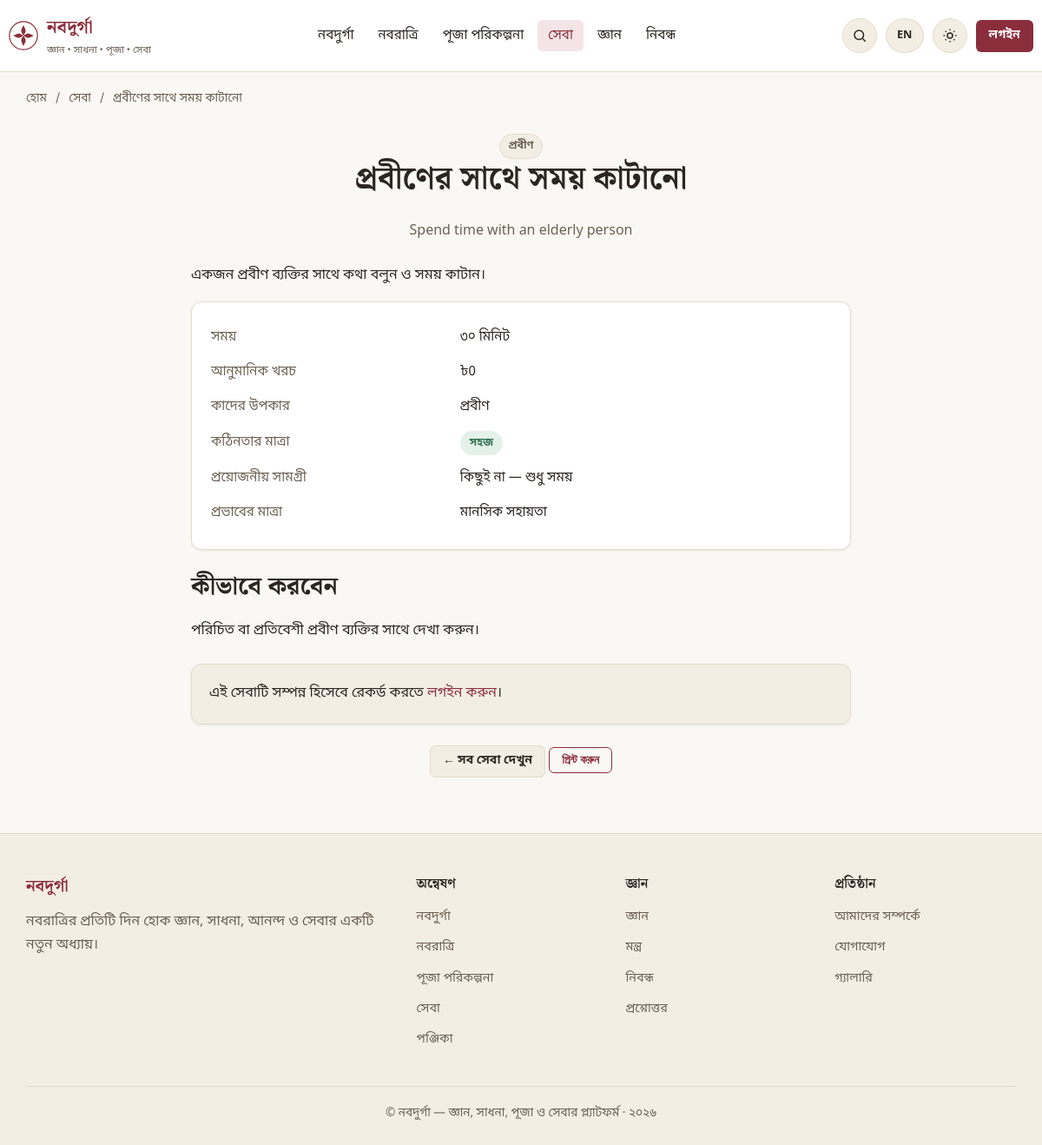
Page /seva/probiner-sathe-somoy-katano on the committed database.
### tables this page shows
CREATE TABLE IF NOT EXISTS sevas (
    id INT UNSIGNED AUTO_INCREMENT PRIMARY KEY,
    title_bn VARCHAR(255) NOT NULL,
    title_en VARCHAR(255) NULL,
    slug VARCHAR(255) NOT NULL UNIQUE,
    category VARCHAR(100) NOT NULL,
    description TEXT NULL,
    beneficiary VARCHAR(150) NULL,
    difficulty ENUM('সহজ','মাঝারি','কঠিন') NOT NULL DEFAULT 'সহজ',
    estimated_cost VARCHAR(100) NULL COMMENT 'display text e.g. ৳0-100',
    estimated_cost_min INT UNSIGNED NULL,
    estimated_cost_max INT UNSIGNED NULL,
    time_required VARCHAR(100) NULL COMMENT 'display text e.g. 30 minutes',
    time_required_minutes INT UNSIGNED NULL COMMENT 'for filtering; large sentinel used for long-term',
    materials TEXT NULL,
    how_to TEXT NULL,
    safety_note TEXT NULL,
    navadurga_day TINYINT UNSIGNED NULL,
    impact_level VARCHAR(100) NULL,
    status ENUM('active','inactive') NOT NULL DEFAULT 'active',
    created_at DATETIME NOT NULL DEFAULT CURRENT_TIMESTAMP,
    updated_at DATETIME NOT NULL DEFAULT CURRENT_TIMESTAMP ON UPDATE CURRENT_TIMESTAMP,
    INDEX idx_sevas_slug (slug),
    INDEX idx_sevas_category (category),
    INDEX idx_sevas_day (navadurga_day)
);

### app/core/Controller.php (called while the page is built, shortened)
<?php
class Controller
{
    protected function view(string $view, array $data = [], ?string $layout = null): void
    {
        $viewFile = dirname(__DIR__) . '/views/' . $view . '.php';
        extract($data, EXTR_SKIP);
        require $viewFile;
    }
}

### app/controllers/SevaController.php (called while the page is built, shortened)
<?php
class SevaController extends Controller
{
    public function show(Request $request, string $slug): void
    {
        $repo = new SevaRepository();
        $item = $repo->findBySlug($slug);
        $this->view('pages/seva/show', [
            'title' => $item['title_bn'],
            'metaDescription' => truncate($item['description'], 160),
            'breadcrumbs' => [['label' => 'সেবা', 'url' => '/seva'], ['label' => $item['title_bn']]],
            'item' => $item,
        ]);
    }
}

### public/index.php (called while the page is built, shortened)
<?php
$router = new \App\Core\Router();
$router->setBasePath(\App\Core\Env::get('APP_BASE_PATH', ''));
$request = new \App\Core\Request();
$router->dispatch($request);

### app/core/Repository.php (called while the page is built, shortened)
<?php
abstract class Repository
{
    protected PDO $db;
    protected string $table;
    public function __construct()
    {
        $this->db = Database::connection();
    }
    public function findBy(string $column, $value): ?array
    {
        $stmt = $this->db->prepare("SELECT * FROM {$this->table} WHERE {$column} = :value LIMIT 1");
        $stmt->execute(['value' => $value]);
        $row = $stmt->fetch();
        return $row ?: null;
    }
    public function findBySlug(string $slug): ?array
    {
        return $this->findBy('slug', $slug);
    }
}

### app/core/Autoloader.php (called while the page is built, shortened)
<?php
class Autoloader
{
    protected static array $map = [
        'App\\Core\\' => 'core/',
        'App\\Controllers\\Admin\\' => 'controllers/admin/',
        'App\\Controllers\\' => 'controllers/',
        'App\\Models\\' => 'models/',
        'App\\Repositories\\' => 'repositories/',
        'App\\Services\\' => 'services/',
        'App\\Middleware\\' => 'middleware/',
        'App\\Validators\\' => 'validators/',
        'App\\Helpers\\' => 'helpers/',
    ];
    public static function register(string $appPath): void
    {
        spl_autoload_register(function (string $class) use ($appPath) {
            foreach (self::$map as $prefix => $dir) {
                if (str_starts_with($class, $prefix)) {
                    $relative = substr($class, strlen($prefix));
                    $relative = str_replace('\\', '/', $relative);
                    $file = rtrim($appPath, '/\\') . '/' . $dir . $relative . '.php';
                    if (is_file($file)) {
                        return;
                    }
                }
            }
        });
    }
}

### app/core/Env.php (called while the page is built, shortened)
<?php
class Env
{
    public static function get(string $key, $default = null)
    {
        $value = $_ENV[$key] ?? getenv($key);
        return match (strtolower((string) $value)) {
            'true', '(true)' => true,
            'false', '(false)' => false,
            'null', '(null)' => null,
            'empty', '(empty)' => '',
            default => $value,
        };
    }
}

### app/core/Database.php (called while the page is built, shortened)
<?php
class Database
{
    protected static ?PDO $instance = null;
    public static function connection(): PDO
    {
        if (self::$instance === null) {
            $host = Env::get('DB_HOST', '127.0.0.1');
            $port = Env::get('DB_PORT', '3306');
            $name = Env::get('DB_DATABASE', 'navadurga_db');
            $user = Env::get('DB_USERNAME', 'root');
            $pass = Env::get('DB_PASSWORD', '');
            $charset = Env::get('DB_CHARSET', 'utf8mb4');
            $dsn = "mysql:host={$host};port={$port};dbname={$name};charset={$charset}";
            try {
                self::$instance = new PDO($dsn, $user, $pass, [
                    PDO::ATTR_ERRMODE => PDO::ERRMODE_EXCEPTION,
                    PDO::ATTR_DEFAULT_FETCH_MODE => PDO::FETCH_ASSOC,
                    PDO::ATTR_EMULATE_PREPARES => true,
                ]);
            } catch (PDOException $e) {
                if (Env::get('APP_DEBUG', false)) {
                    throw $e;
                }
                http_response_code(500);
                require dirname(__DIR__) . '/views/errors/500.php';
                exit;
            }
        }
        return self::$instance;
    }
}

### app/helpers/functions.php (called while the page is built, shortened)
<?php
if (!function_exists('base_path')) {
    function base_path(): string
    {
        return rtrim(Env::get('APP_BASE_PATH', ''), '/');
    }
}
if (!function_exists('url')) {
    function url(string $path = ''): string
    {
        return base_path() . '/' . ltrim($path, '/');
    }
}
if (!function_exists('e')) {
    function e(?string $value): string
    {
        return htmlspecialchars($value ?? '', ENT_QUOTES, 'UTF-8');
    }
}
if (!function_exists('is_logged_in')) {
    function is_logged_in(): bool
    {
        return Auth::check();
    }
}

### app/core/Session.php (called while the page is built, shortened)
<?php
class Session
{
    public static function get(string $key, $default = null)
    {
        return $_SESSION[$key] ?? $default;
    }
}

### app/core/Auth.php (called while the page is built, shortened)
<?php
class Auth
{
    protected static ?array $user = null;
    protected static bool $resolved = false;
    public static function check(): bool
    {
        return self::user() !== null;
    }
    public static function user(): ?array
    {
        if (self::$resolved) {
            return self::$user;
        }
        self::$resolved = true;
        $id = Session::get('user_id');
        if (!$id) {
            return null;
        }
        $repo = new UserRepository();
        $user = $repo->find($id);
        self::$user = $user;
        return $user;
    }
}

### app/views/pages/seva/show.php (the view, shortened to what this page needs)
<article style="max-width:760px;margin:0 auto;">
    <header class="text-center" style="margin-bottom:24px;">
        <span class="tag"><?= e($item['category']) ?></span>
        <h1><?= e($item['title_bn']) ?></h1>
        <?php if ($item['title_en']): ?><p class="text-muted"><?= e($item['title_en']) ?></p><?php endif; ?>
    </header>
    <p><?= nl2br(e($item['description'])) ?></p>
    <div class="card" style="margin-bottom:24px;">
        <div class="card-body">
            <table style="width:100%;font-size:0.95rem;">
                <tr><td class="text-muted" style="padding:6px 0;width:40%;">সময়</td><td style="padding:6px 0;"><?= e($item['time_required'] ?: '—') ?></td></tr>
                <tr><td class="text-muted" style="padding:6px 0;">আনুমানিক খরচ</td><td style="padding:6px 0;"><?= e($item['estimated_cost'] ?: '—') ?></td></tr>
                <tr><td class="text-muted" style="padding:6px 0;">কাদের উপকার</td><td style="padding:6px 0;"><?= e($item['beneficiary'] ?: $item['category']) ?></td></tr>
                <tr><td class="text-muted" style="padding:6px 0;">কঠিনতার মাত্রা</td><td style="padding:6px 0;"><span class="tag tag-difficulty-<?= $item['difficulty'] === 'সহজ' ? 'easy' : ($item['difficulty'] === 'মাঝারি' ? 'medium' : 'hard') ?>"><?= e($item['difficulty']) ?></span></td></tr>
                <?php if ($item['materials']): ?><tr><td class="text-muted" style="padding:6px 0;">প্রয়োজনীয় সামগ্রী</td><td style="padding:6px 0;"><?= e($item['materials']) ?></td></tr><?php endif; ?>
                <?php if ($item['impact_level']): ?><tr><td class="text-muted" style="padding:6px 0;">প্রভাবের মাত্রা</td><td style="padding:6px 0;"><?= e($item['impact_level']) ?></td></tr><?php endif; ?>
            </table>
        </div>
    </div>
    <?php if ($item['how_to']): ?>
    <section style="margin-bottom:24px;">
        <h2>কীভাবে করবেন</h2>
        <p><?= nl2br(e($item['how_to'])) ?></p>
    </section>
    <?php endif; ?>
    <div class="card" style="background:var(--color-surface-alt);">
        <div class="card-body">
            <?php if (is_logged_in()): ?>
                <form method="POST" action="<?= url('/seva/' . $item['slug'] . '/complete') ?>">
                    <?= csrf_field() ?>
                    <div class="form-group"><label>মন্তব্য (ঐচ্ছিক)</label><textarea name="note" class="form-control" placeholder="আপনি কীভাবে এই সেবাটি করলেন..."></textarea></div>
                    <button type="submit" class="btn btn-primary">আমি এই সেবাটি সম্পন্ন করেছি</button>
                </form>
            <?php else: ?>
                <p class="mb-0">এই সেবাটি সম্পন্ন হিসেবে রেকর্ড করতে <a href="<?= url('/login') ?>">লগইন করুন</a>।</p>
            <?php endif; ?>
        </div>
    </div>
    <div class="text-center" style="margin-top:24px;">
        <a href="<?= url('/seva') ?>" class="btn btn-ghost btn-sm">← সব সেবা দেখুন</a>
        <button class="btn btn-outline btn-sm" data-print>প্রিন্ট করুন</button>
    </div>
</article>

### app/core/Router.php (shortened to what this page needs)
<?php
class Router
{
    protected array $routes = [];
    protected string $basePath = '';
    public function setBasePath(string $path): void
    {
        $this->basePath = rtrim($path, '/');
    }
    protected function add(string $method, string $uri, $handler, array $middleware): void
    {
        $this->routes[] = [
            'method' => $method,
            'uri' => '/' . trim($uri, '/'),
            'handler' => $handler,
            'middleware' => $middleware,
        ];
    }
    public function dispatch(Request $request): void
    {
        $uri = $request->uriPath($this->basePath);
        foreach ($this->routes as $route) {
            $pattern = $this->compile($route['uri']);
            if (preg_match($pattern, $uri, $matches)) {
                $params = array_filter($matches, 'is_string', ARRAY_FILTER_USE_KEY);
                $this->call($route['handler'], $request, $params);
                return;
            }
        }
    }
    protected function compile(string $uri): string
    {
        $pattern = preg_replace('#\{([a-zA-Z_][a-zA-Z0-9_]*)\}#', '(?P<$1>[^/]+)', $uri);
        return '#^' . $pattern . '$#u';
    }
    protected function call($handler, Request $request, array $params): void
    {
        [$class, $method] = $handler;
        $controller = new $class();
        call_user_func_array([$controller, $method], array_merge([$request], array_values($params)));
    }
}

### public/assets/css/app.css (style rules this page uses)
:root { --color-bg: #FAF8F4; --color-surface: #FFFFFF; --color-surface-alt: #F3EEE4; --color-border: #E4DCC9; --color-text: #2B2620; --color-text-muted: #6B6152; --color-primary: #8B2E3C; --color-primary-dark: #6E1F2B; --color-primary-soft: #F4E4E6; --color-accent: #B8842E; --color-accent-soft: #F6ECD9; --color-success: #2F6D4F; --color-success-soft: #E4F1EA; --color-danger: #B3261E; --color-danger-soft: #FBE7E5; --color-info: #2E5D8B; --color-info-soft: #E4EDF6; --shadow-sm: 0 1px 3px rgba(43, 38, 32, 0.08); --shadow-md: 0 4px 16px rgba(43, 38, 32, 0.10); --radius-sm: 6px; --radius-md: 12px; --radius-lg: 20px; --font-body: 'Noto Sans Bengali', 'Nirmala UI', 'Vrinda', 'Noto Sans', system-ui, sans-serif; --font-heading: 'Noto Serif Bengali', 'Nirmala UI', 'Vrinda', 'Noto Serif', Georgia, serif; --container-width: 1180px; }
* { box-sizing: border-box; }
html { scroll-behavior: smooth; }
body { margin: 0; font-family: var(--font-body); background: var(--color-bg); color: var(--color-text); line-height: 1.7; font-size: 16px; -webkit-font-smoothing: antialiased; }
h1, h2, h3, h4 { font-family: var(--font-heading); font-weight: 700; line-height: 1.35; margin: 0 0 0.6em; color: var(--color-text); }
h1 { font-size: clamp(1.9rem, 3vw, 2.6rem); }
h2 { font-size: clamp(1.5rem, 2.4vw, 2rem); }
p { margin: 0 0 1em; color: var(--color-text); }
a { color: var(--color-primary); text-decoration: none; }
.btn { display: inline-flex; align-items: center; justify-content: center; gap: 8px; padding: 11px 22px; border-radius: var(--radius-sm); font-weight: 600; font-size: 0.95rem; border: 1px solid transparent; cursor: pointer; transition: transform 0.05s ease, background 0.15s ease; text-decoration: none; }
.btn-outline { background: transparent; border-color: var(--color-primary); color: var(--color-primary); }
.btn-ghost { background: var(--color-surface-alt); color: var(--color-text); border-color: var(--color-border); }
.btn-sm { padding: 6px 14px; font-size: 0.85rem; }
.card { background: var(--color-surface); border: 1px solid var(--color-border); border-radius: var(--radius-md); box-shadow: var(--shadow-sm); overflow: hidden; }
.card-body { padding: 20px; }
.tag { display: inline-block; font-size: 0.75rem; font-weight: 600; padding: 3px 10px; border-radius: 999px; background: var(--color-surface-alt); color: var(--color-text-muted); border: 1px solid var(--color-border); }
.tag-difficulty-easy { background: var(--color-success-soft); color: var(--color-success); border-color: transparent; }
.text-center { text-align: center; }
.text-muted { color: var(--color-text-muted); }
.mb-0 { margin-bottom: 0; }

### rows in the picture
sevas: category "প্রবীণ", title_bn "প্রবীণের সাথে সময় কাটানো", title_en "Spend time with an elderly person", description "একজন প্রবীণ ব্যক্তির সাথে কথা বলুন ও সময় কাটান।", time_required "৩০ মিনিট", estimated_cost "৳0", beneficiary "প্রবীণ", difficulty "সহজ", materials "কিছুই না — শুধু সময়", impact_level "মানসিক সহায়তা", how_to "পরিচিত বা প্রতিবেশী প্রবীণ ব্যক্তির সাথে দেখা করুন।"

### other values in the picture
setting('site_name', 'নবদুর্গা') "নবদুর্গা"
setting('site_subtitle', 'জ্ঞান • সাধনা • পূজা • সেবা') "জ্ঞান • সাধনা • পূজা • সেবা"
t('nav.navadurga') "নবদুর্গা"
t('nav.navaratri') "নবরাত্রি"
t('nav.puja_planning') "পূজা পরিকল্পনা"
t('nav.seva') "সেবা"
t('nav.learning') "জ্ঞান"
t('nav.articles') "নিবন্ধ"
t('nav.login') "লগইন"
$crumb['label'] "সেবা"
$crumb['label'] "প্রবীণের সাথে সময় কাটানো"
t('footer.explore') "অন্বেষণ"
t('nav.calendar') "পঞ্জিকা"
t('footer.knowledge') "জ্ঞান"
t('nav.mantras') "মন্ত্র"
